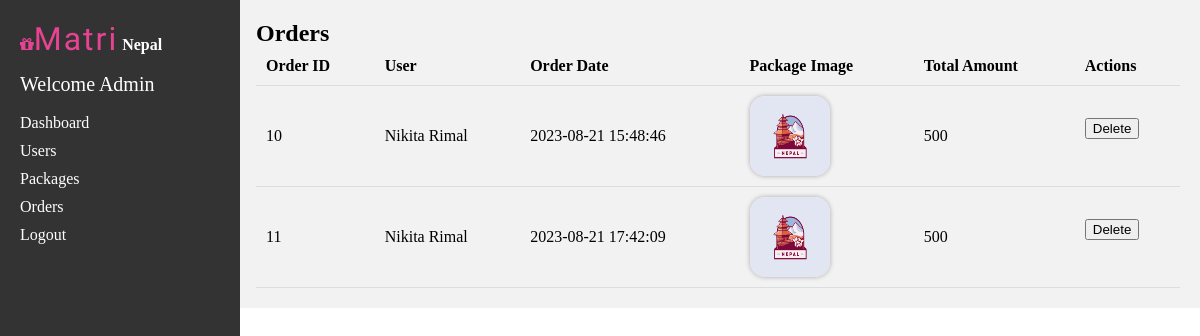
Screenshot of /admin/orders.php (signed in) with the database file from the repository.
### tables this page shows
CREATE TABLE `orders` (
  `id` int(11) NOT NULL,
  `user_id` int(11) NOT NULL,
  `order_date` datetime NOT NULL
);

CREATE TABLE `users` (
  `id` int(10) NOT NULL,
  `name` varchar(255) NOT NULL,
  `email` varchar(250) NOT NULL,
  `dob` date NOT NULL,
  `password` varchar(250) NOT NULL,
  `contact` int(15) NOT NULL,
  `gender` varchar(30) NOT NULL,
  `religion` varchar(255) NOT NULL,
  `profession` varchar(200) NOT NULL,
  `address` varchar(200) NOT NULL,
  `image` varchar(255) NOT NULL
);

CREATE TABLE `packages` (
  `id` int(10) NOT NULL,
  `title` varchar(255) NOT NULL,
  `description` text NOT NULL,
  `price` int(30) NOT NULL,
  `image` varchar(250) NOT NULL
);

### admin/orders.php (the view, shortened to what this page needs)
<?php
include_once './include/php/sidebar.php';
include '../include/db/auth.php';
?>
<!DOCTYPE html>
<html lang="en">
<head>
    <link rel="stylesheet" href="./include/css/style.css">
</head>
<body>
    <div class="admin-panel">
        <div class="admin-container">
            <h2>Orders</h2>
            <table class="admin-panel-table">
                <thead>
                    <tr>
                        <th class="admin-panel-th">Order ID</th>
                        <th class="admin-panel-th">User</th>
                        <th class="admin-panel-th">Order Date</th>
                        <th class="admin-panel-th">Package Image</th>
                        <th class="admin-panel-th">Total Amount</th>
                        <th class="admin-panel-th">Actions</th>
                    </tr>
                </thead>
                <tbody>
                    <?php
                    $orders_sql = "SELECT * FROM orders";
                    $orders_result = $conn->query($orders_sql);
                    if ($orders_result->num_rows > 0) {
                        while ($order = $orders_result->fetch_assoc()) {
                            $user_id = $order['user_id'];
                            $user_sql = "SELECT name FROM users WHERE id = '$user_id'";
                            $user_result = $conn->query($user_sql);
                            $user_data = $user_result->fetch_assoc();
                            $user_name = $user_data['name'];
                            echo "<tr>";
                            echo "<td class='admin-panel-td'>{$order['id']}</td>";
                            echo "<td class='admin-panel-td'>{$user_name}</td>";
                            echo "<td class='admin-panel-td'>{$order['order_date']}</td>";
                            $order_id = $order['id'];
                            $order_items_sql = "SELECT package_id FROM order_items WHERE order_id = '$order_id'";
                            $order_items_result = $conn->query($order_items_sql);
                            $package_ids = array();
                            while ($order_item = $order_items_result->fetch_assoc()) {
                                $package_ids[] = $order_item['package_id'];
                            }
                            echo "<td class='admin-panel-td'>";
                            foreach ($package_ids as $package_id) {
                                $package_image_sql = "SELECT image FROM packages WHERE id = '$package_id'";
                                $package_image_result = $conn->query($package_image_sql);
                                $package_image_data = $package_image_result->fetch_assoc();
                                $package_image_url = $package_image_data['image'];
                                echo "<img src='../assets/img/{$package_image_url}' alt='Package Image' class='admin-panel-package-image'>";
                            }
                            echo "</td>";
                            $order_items_sql = "SELECT SUM(price * quantity) AS total_amount FROM order_items WHERE order_id = '$order_id'";
                            $order_items_result = $conn->query($order_items_sql);
                            $order_items_data = $order_items_result->fetch_assoc();
                            $total_amount = $order_items_data['total_amount'];
                            echo "<td class='admin-panel-td'>{$total_amount}</td>";
                            echo "<td class='admin-panel-td'>
                                    <form method='post'>
                                        <input type='hidden' name='delete_order' value='{$order['id']}'>
                                        <button type='submit' onclick='return confirm(\"Are you sure you want to delete this order?\")'>Delete</button>
                                    </form>
                                  </td>";
                            echo "</tr>";
                        }
                    } else {
                        echo "<tr><td colspan='6' class='admin-panel-td'>No orders found.</td></tr>";
                    }
                    ?>
                </tbody>
            </table>
        </div>
    </div>
</body>
</html>

### admin/include/css/style.css (style rules this page uses)
body, h1, h2, ul, li, p { margin: 0; padding: 0; }
.admin-panel { display: flex; }
.admin-container { flex: 1; display: flex; flex-direction: column; margin-left: 236px; padding: 20px; background-color: #f2f2f2; overflow-y: auto; }
table { width: 100%; border-collapse: collapse; }
table img { width: 80px; height: 80px; border-radius: 15px; object-fit: fill; overflow: hidden; box-shadow: 0 0 5px rgba(0, 0, 0, 0.3); }
th, td { padding: 10px; text-align: left; border-bottom: 1px solid #ddd; }
th { background-color: #f2f2f2; }
table.admin-panel-table { width: 100%; border-collapse: collapse; }
table.admin-panel-table img { width: 80px; height: 80px; border-radius: 15px; object-fit: fill; overflow: hidden; box-shadow: 0 0 5px rgba(0, 0, 0, 0.3); }
th.admin-panel-th, td.admin-panel-td { padding: 10px; text-align: left; border-bottom: 1px solid #ddd; }
th.admin-panel-th { background-color: #f2f2f2; }

### rows the page displays
orders: id "10", user.name "Nikita Rimal", order_date "2023-08-21 15:48:46", total_amount "500"
packages: image (picture)
orders: id "11", user.name "Nikita Rimal", order_date "2023-08-21 17:42:09", total_amount "500"

### other values shown
$_SESSION['aname'] "Admin"
